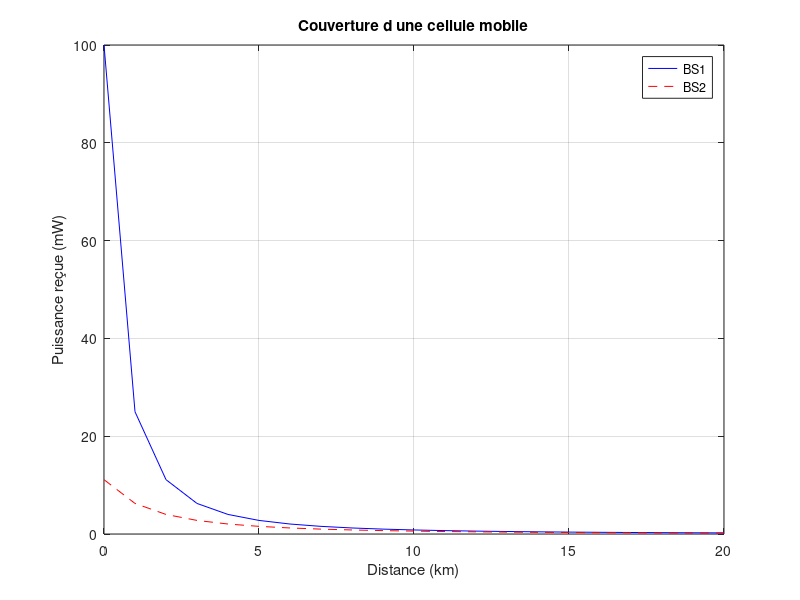

Write the MATLAB code that produced this figure.
d = 0:1:20; % distance en km
P0 = 100; % mW

Pr1 = P0 ./ (d+1).^2;
Pr2 = P0 ./ (d+3).^2;

figure;
plot(d, Pr1, 'b', d, Pr2, 'r--');
grid on;
xlabel('Distance (km)');
ylabel('Puissance reçue (mW)');
legend('BS1','BS2');
title('Couverture d une cellule mobile');
